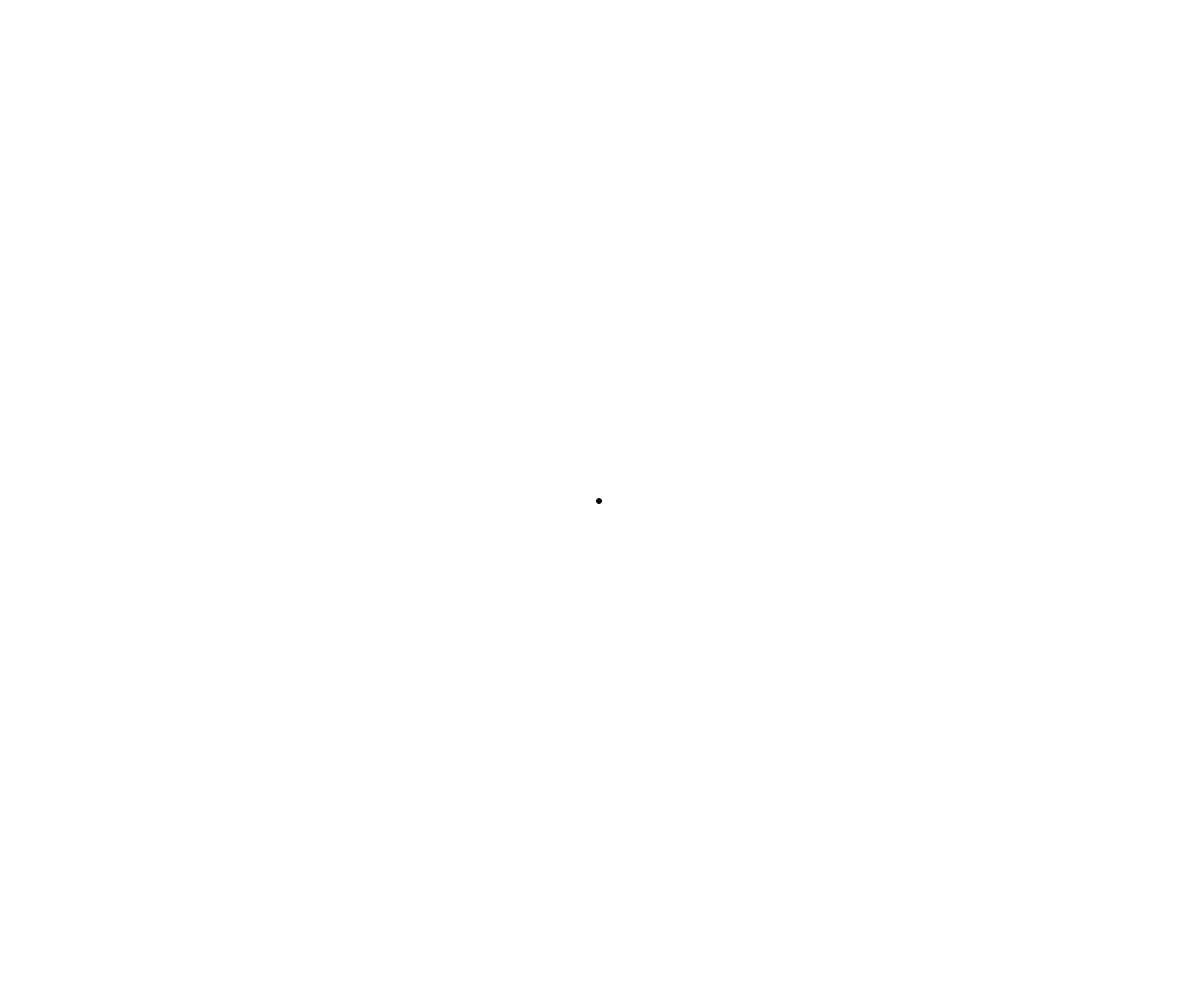
Frame 1 (no input)
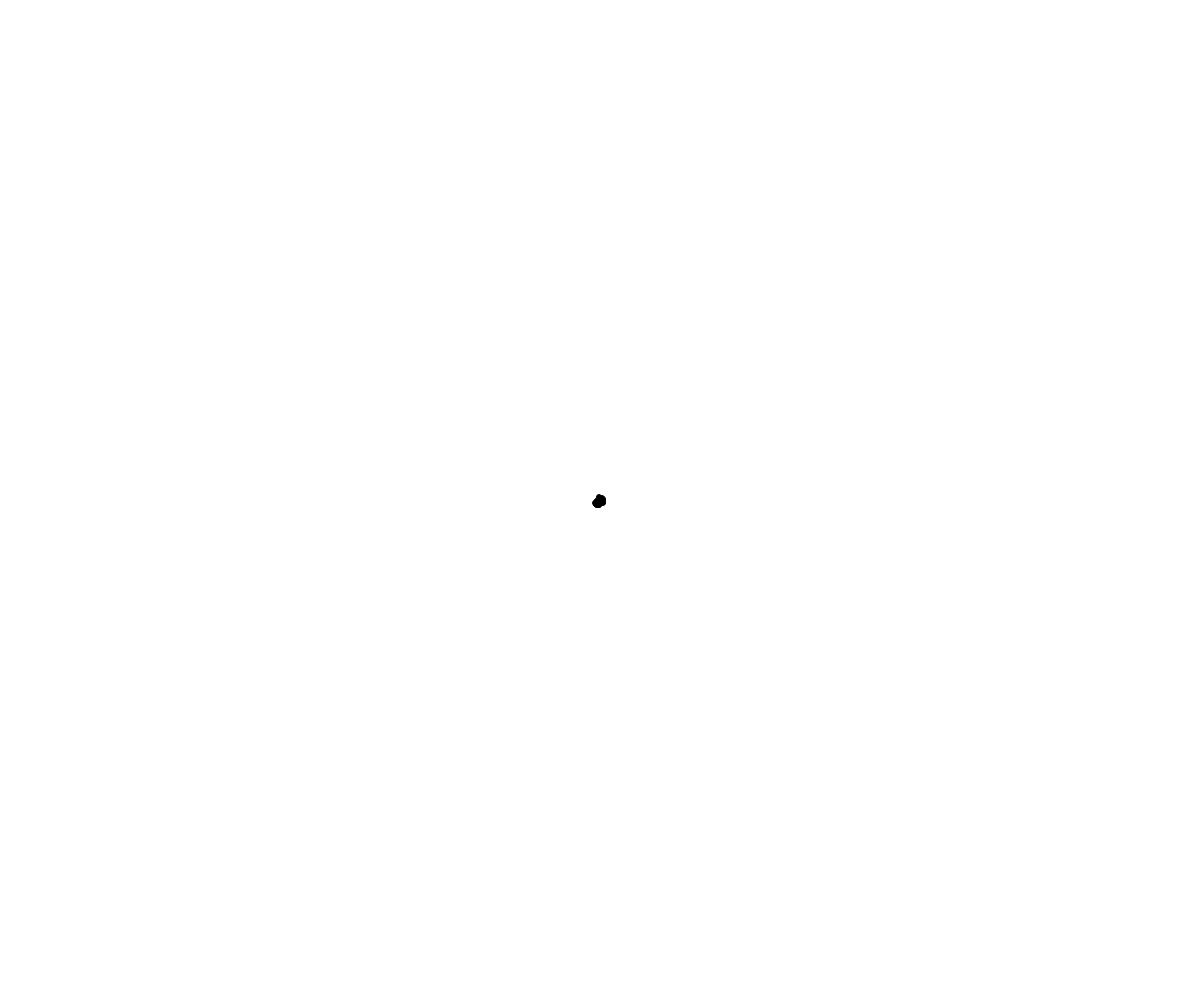
Frame 60 (no input)
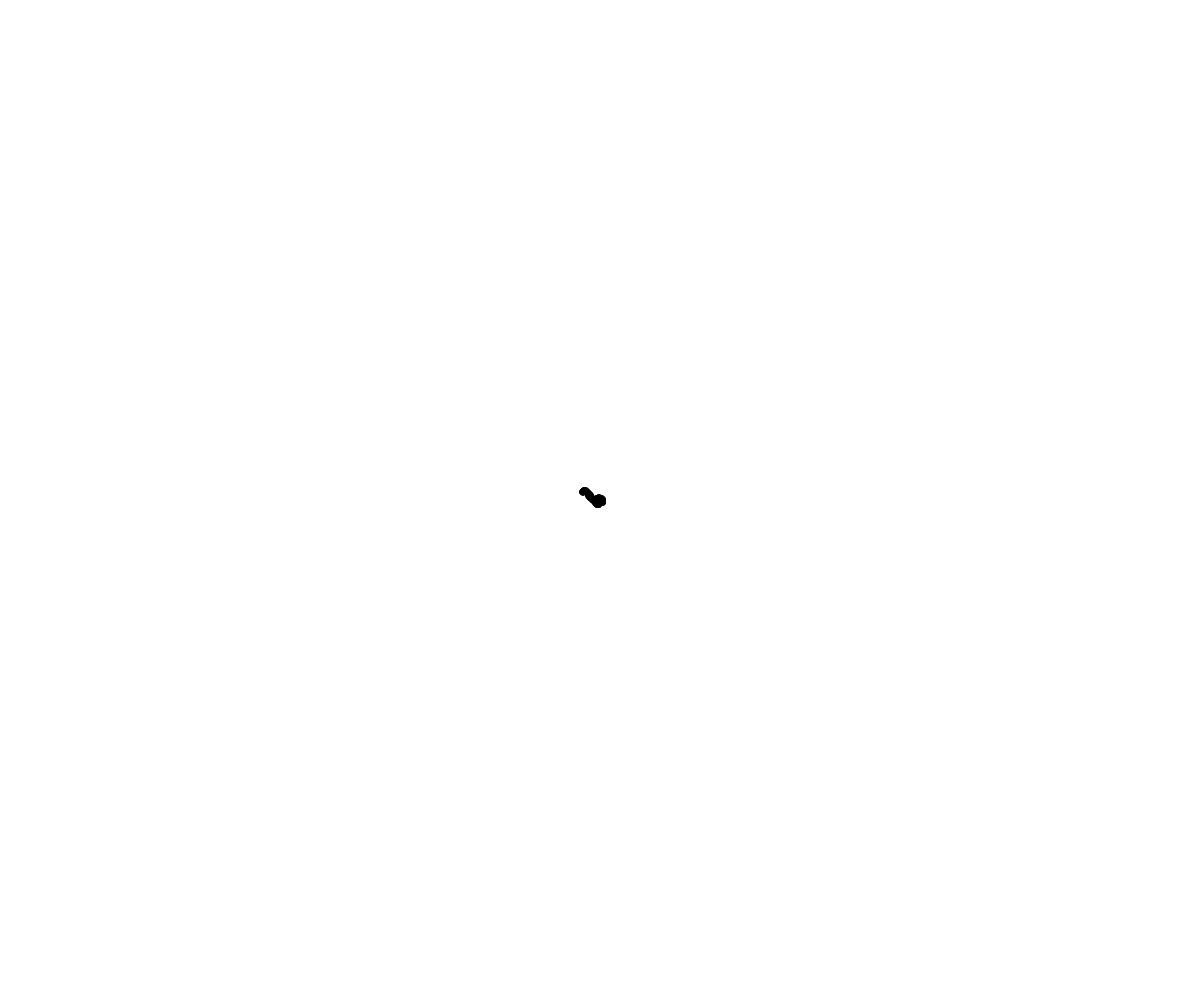
Frame 120 (the mouse pressed at the canvas centre since frame 60)

The p5.js sketch that drew these frames (run headless with seeded random() and noise() and a simulated clock; from frame 60 on, the mouse is pressed at the canvas centre):

// p5.js sketch
// ── sketch.js
var dots = [];

var x,y;

function setup() {
  createCanvas(windowWidth,windowHeight);

  // for(var i = 0; i < 20; i++){
  // 	var r = random(255);
  // 	var g = random(255);
  // 	var b = random(255);

  // 	dots[i] = new RandomDot(width/2, height/2, color(r,g,b, 10));
  // }

  x = width/2;
  y= height/2;


  background(255);
}

function draw() {


 

  // there is a 50% chance that the x location of the circle
  // will increase and a 50% chance it will decrease, as random 
  // will return a number btwn 0 and 1

  if ( random(0,1) < 0.5) {

    x++;

    if (random(0,1) < 0.6){
    	y++;
    } else {
    	y--;
    }

  } else {

    x--;

    if (random(0,1) < 0.4){
    	y++;
    } else {
    	y--;
    }

  }

  fill(0);
  ellipse(x,y,5);

}

//   for(var i = 0; i < dots.length; i++){
//   	dots[i].wiggle();
//   	dots[i].draw();
//   }
// }


// function RandomDot(xloc, yloc, dotColor){

// 	this.x = xloc;
// 	this.y = yloc;
// 	this.color = dotColor;

// 	this.wiggle = function(){
// 		if ( random(0,1) < 0.5) {

// 		    this.x++;

// 		    if (random(0,1) < 0.6){

// 		    	this.y++;

// 		    } else {

// 		    	this.y--;

// 		    }

// 		} else {

// 		    this.x--;

// 		    if (random(0,1) < 0.4){

// 		    	this.y++;

// 		    } else {

// 		    	this.y--;

// 		    }

// 		  }
// 	}

// 	this.draw = function(){
// 		noStroke();
// 		fill(this.color);
//   		ellipse(this.x,this.y,5);
// 	}

// }
